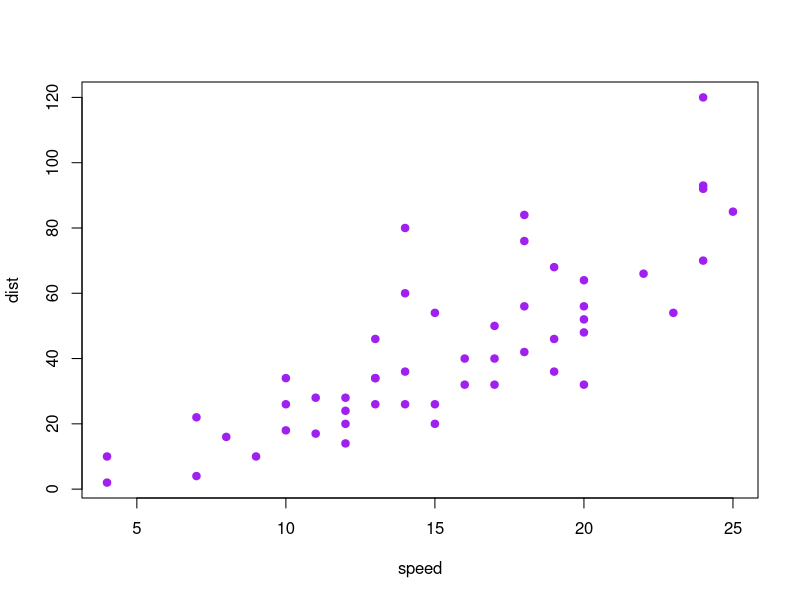

This figure's R source:
## ---- chunk 1
plot(cars, col = "purple", pch = 19)
summary(cars)
